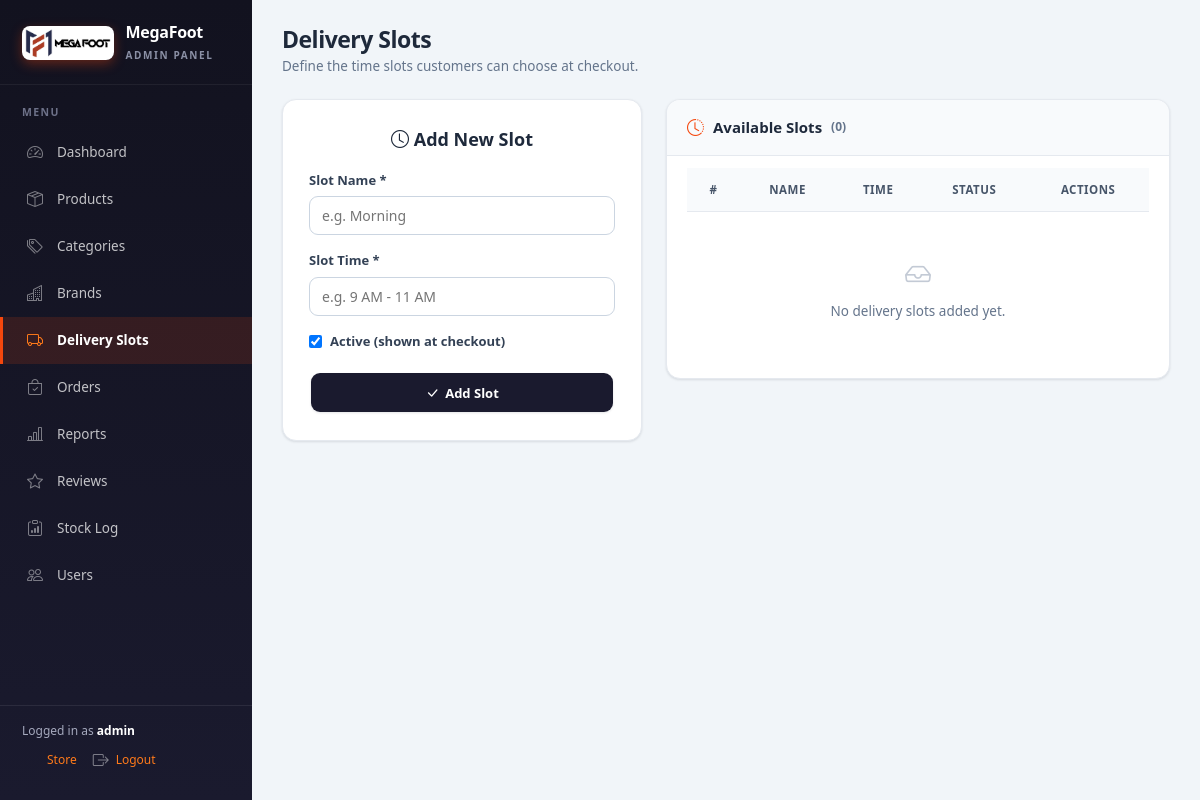
The app's page /admin/delivery_slots.php (signed in), older data.
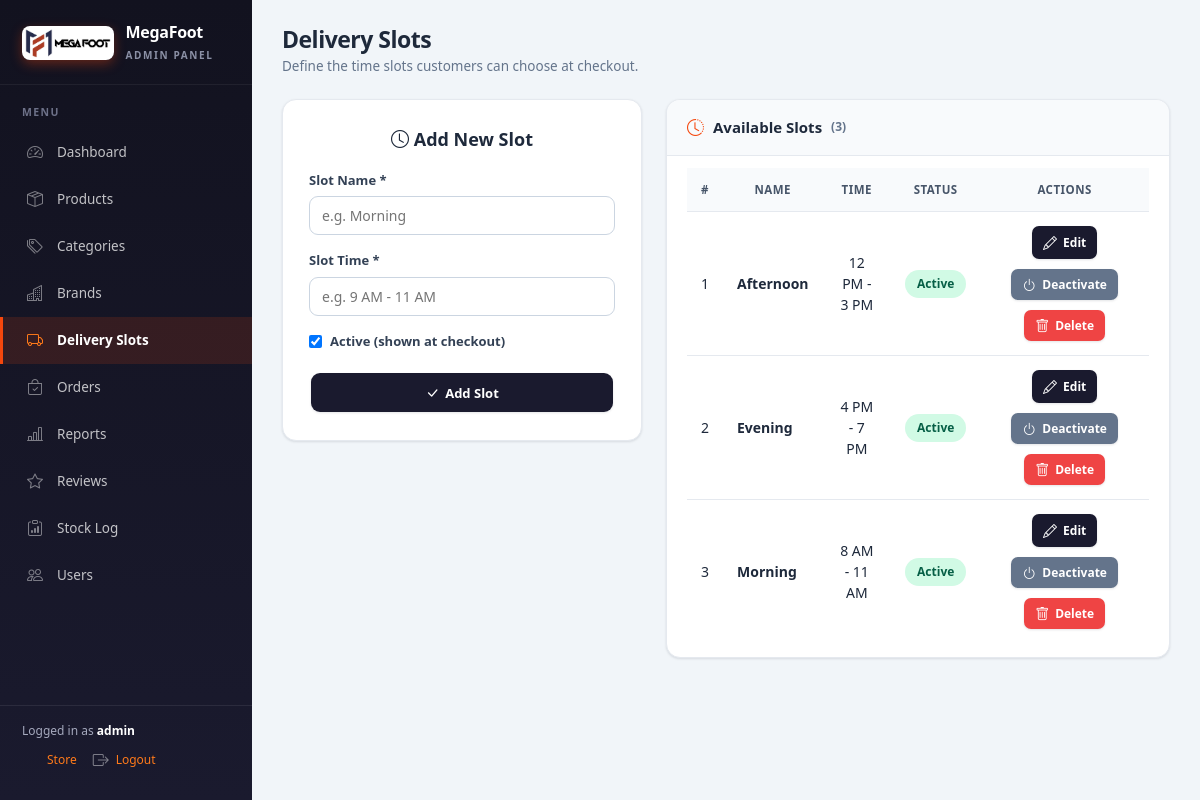
The same page, newer data.
### tables this page shows
CREATE TABLE IF NOT EXISTS delivery_slots (
    id INT UNSIGNED AUTO_INCREMENT PRIMARY KEY,
    slot_name VARCHAR(50) NOT NULL,
    slot_time VARCHAR(50) NOT NULL,
    is_active TINYINT(1) NOT NULL DEFAULT 1,
    created_at TIMESTAMP DEFAULT CURRENT_TIMESTAMP
);

### admin/delivery_slots.php (the view, shortened to what the changed rows need)
<?php
$current_page = 'delivery_slots';
require_once 'includes/header.php';
$slots = mysqli_query($conn, "SELECT * FROM delivery_slots ORDER BY slot_time ASC");
?>
<div class="page-header">
    <div>
        <h2>Delivery Slots</h2>
    </div>
</div>
<div class="split">
    <div class="panel-card">
        <div class="panel-header">
            <h3><i class="bi bi-clock-history"></i> Available Slots <span class="text-muted small">(<?= mysqli_num_rows($slots) ?>)</span></h3>
        </div>
        <div class="panel-body">
        <div class="table-responsive">
        <table class="table">
            <tr>
                <th>#</th>
                <th>Name</th>
                <th>Time</th>
                <th>Status</th>
                <th>Actions</th>
            </tr>
            <?php $sno = 1; while ($s = mysqli_fetch_assoc($slots)): ?>
            <tr>
                <td class="center"><?= $sno++ ?></td>
                <td><strong><?= htmlspecialchars($s['slot_name']) ?></strong></td>
                <td class="center"><?= htmlspecialchars($s['slot_time']) ?></td>
                <td class="center">
                    <?= $s['is_active']
                        ? '<span class="badge badge-success">Active</span>'
                        : '<span class="badge badge-secondary">Inactive</span>' ?>
                </td>
                <td class="center">
                    <div style="display:flex; gap:6px; justify-content:center; flex-wrap:wrap;">
                        <a class="btn btn-small" href="delivery_slots.php?edit=<?= $s['id'] ?>"><i class="bi bi-pencil"></i> Edit</a>
                        <form method="POST" action="delivery_slots.php" style="display:inline;">
                            <button type="submit" class="btn btn-gray btn-small">
                                <i class="bi bi-power"></i> <?= $s['is_active'] ? 'Deactivate' : 'Activate' ?>
                            </button>
                        </form>
                        <form method="POST" action="delivery_slots.php" style="display:inline;">
                            <button type="submit" class="btn btn-red btn-small" data-confirm="Delete this delivery slot?"><i class="bi bi-trash"></i> Delete</button>
                        </form>
                    </div>
                </td>
            </tr>
            <?php endwhile; ?>
            <?php if (mysqli_num_rows($slots) === 0): ?>
            <tr><td colspan="5"><div class="empty-state"><i class="bi bi-inbox"></i>No delivery slots added yet.</div></td></tr>
            <?php endif; ?>
        </table>
        </div>
        </div>
    </div>
</div>
<?php require_once 'includes/footer.php'; ?>

### admin/includes/header.php (shortened to what the changed rows need)
<?php
$nav_items = [
    'dashboard'      => ['Dashboard', 'bi-speedometer2'],
    'products'       => ['Products', 'bi-box-seam'],
    'categories'     => ['Categories', 'bi-tags'],
    'brands'         => ['Brands', 'bi-buildings'],
    'delivery_slots' => ['Delivery Slots', 'bi-truck'],
    'orders'         => ['Orders', 'bi-bag-check'],
    'reports'        => ['Reports', 'bi-bar-chart-line'],
    'reviews'        => ['Reviews', 'bi-star'],
    'stock_log'      => ['Stock Log', 'bi-clipboard-data'],
];
if (isset($_SESSION['role']) && $_SESSION['role'] === 'admin') {
    $nav_items['users'] = ['Users', 'bi-people'];
}
?>
<!DOCTYPE html>
<html lang="en">
<head>
    <link rel="stylesheet" href="https://cdn.jsdelivr.net/npm/bootstrap-icons@1.11.3/font/bootstrap-icons.min.css">
    <link rel="stylesheet" href="https://cdnjs.cloudflare.com/ajax/libs/font-awesome/6.7.2/css/all.min.css">
    <link rel="stylesheet" href="../assets/css/admin.css">
</head>
<body>
<div class="admin-wrap">
    <aside class="sidebar">
        <div class="side-brand">
            <img src="../assets/img/megafoot.jpg" alt="MegaFoot" class="brand-logo">
            <span>
                <span class="brand-title">MegaFoot</span><br>
            </span>
        </div>
        <div class="side-label">Menu</div>
        <?php foreach ($nav_items as $key => $item): ?>
            <a href="<?= $key ?>.php" class="<?= $current_page === $key ? 'active' : '' ?>">
                <i class="bi <?= $item[1] ?>"></i><?= $item[0] ?>
            </a>
        <?php endforeach; ?>
        <div class="side-user">
            Logged in as <strong><?= htmlspecialchars($_SESSION['username']) ?></strong><br>
            <span class="user-actions">
            </span>
        </div>
    </aside>
    <main class="admin-main">

Row changes from the older to the newer data that the page shows:
added delivery_slots: slot_name "Afternoon", slot_time "12 PM - 3 PM", is_active "Active"
added delivery_slots: slot_name "Evening", slot_time "4 PM - 7 PM", is_active "Active"
added delivery_slots: slot_name "Morning", slot_time "8 AM - 11 AM", is_active "Active"
Text that changed along with them:
mysqli_num_rows($slots): "0" → "3"
text no longer shown: "No delivery slots added yet."
